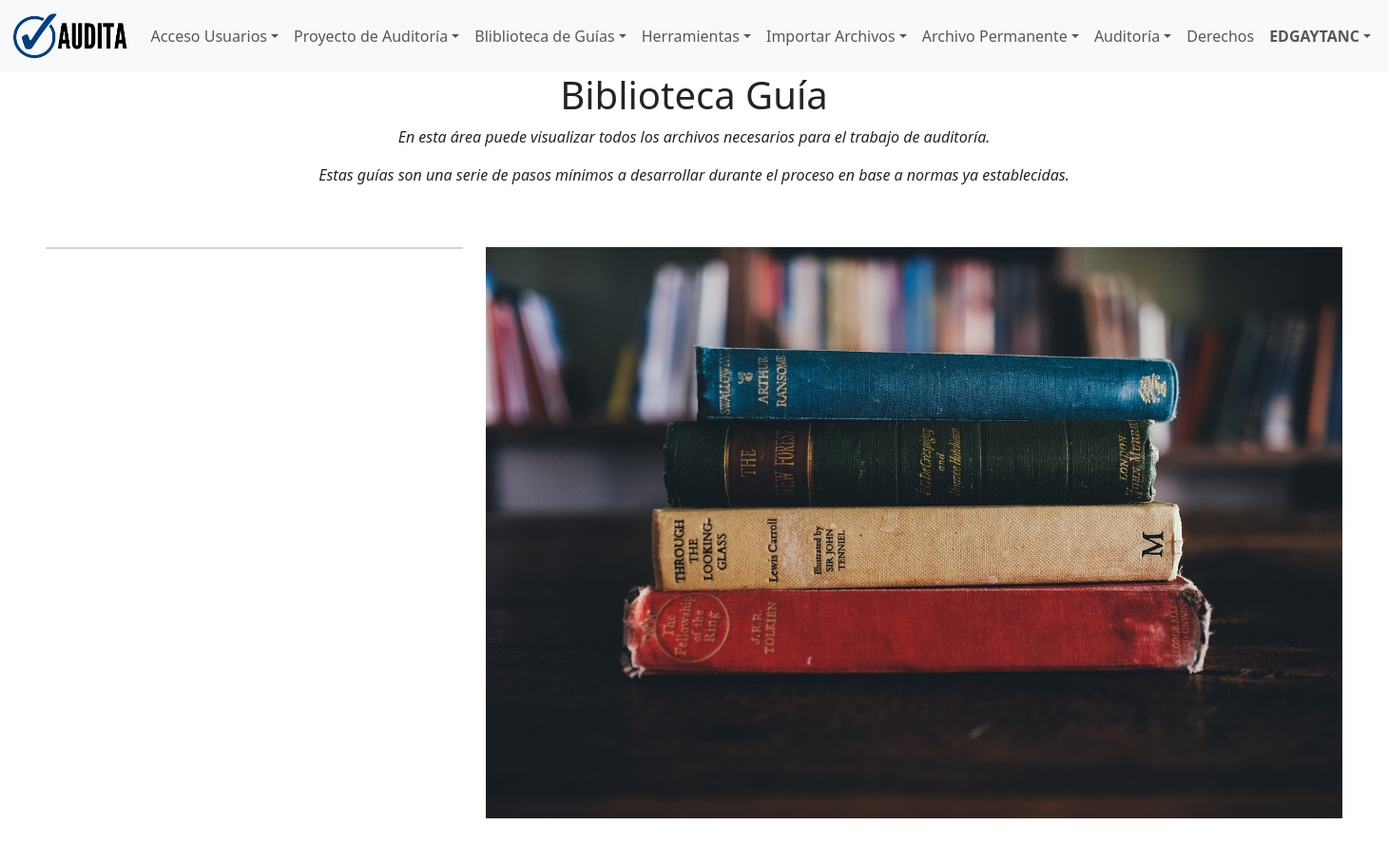
Before: /biblioteca/guias/ (signed in) with the older database file.
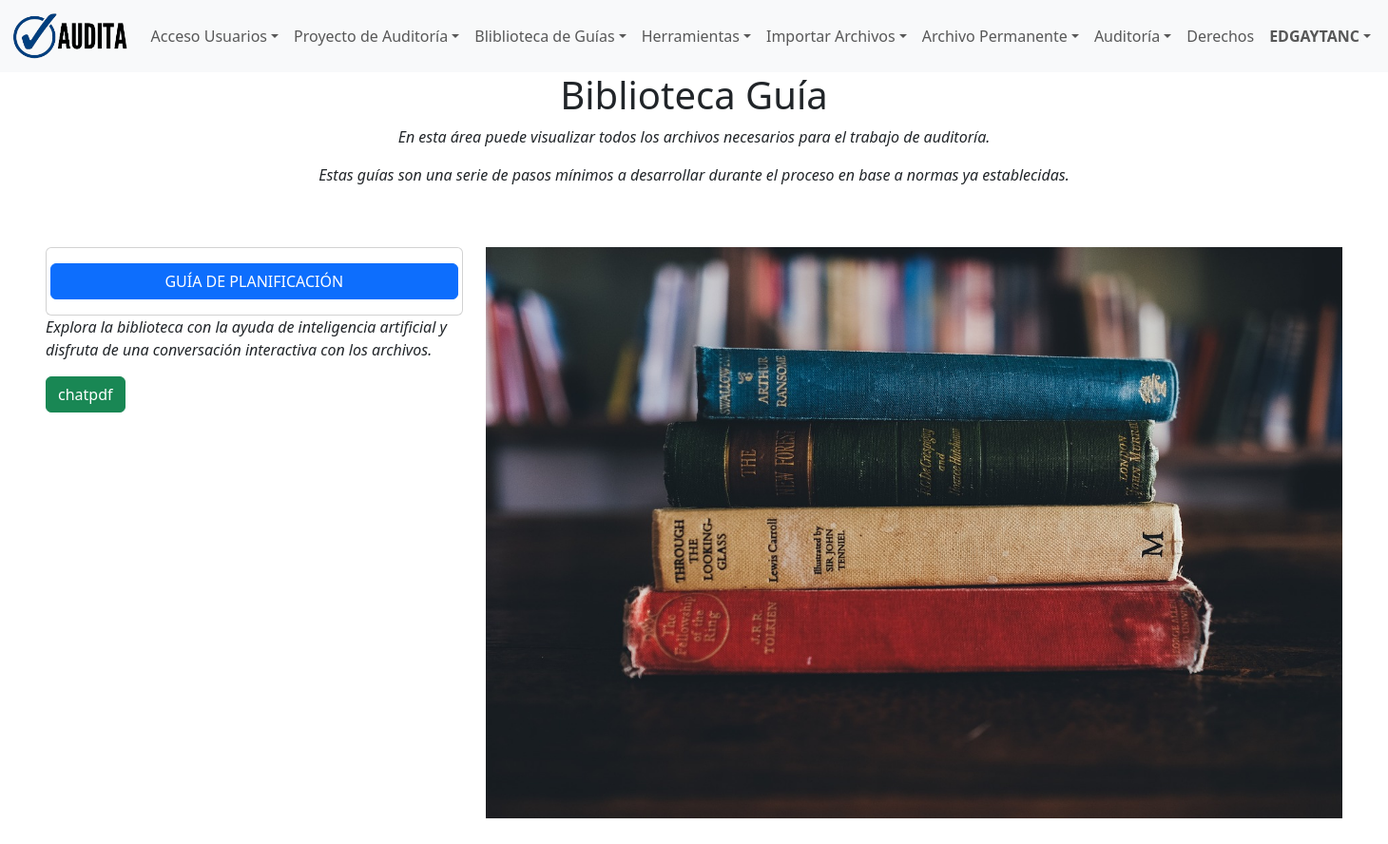
After: the same page with the newer database file.
### users/models.py (models this page shows, shortened)
class CustomUser(AbstractUser):
    is_activated = models.BooleanField(default=False)
    AUDITOR = 'auditor'
    SUPERVISOR = 'supervisor'
    JEFE_AUDITORIA = 'jefe_auditoria'
    ROLE_CHOICES = [
        (AUDITOR, 'Auditor'),
        (SUPERVISOR, 'Supervisor'),
        (JEFE_AUDITORIA, 'Jefe de Auditoria'),
    ]
    role = models.CharField(max_length=20, choices=ROLE_CHOICES, default=AUDITOR)
    groups = models.ManyToManyField(
        'auth.Group',
        verbose_name='groups',
        blank=True,
        help_text='The groups this user belongs to. A user will get all permissions granted to each of their groups.',
        related_query_name='user',
        related_name='customuser_set',  # Add this line
    )
    user_permissions = models.ManyToManyField(
        'auth.Permission',
        verbose_name='user permissions',
        blank=True,
        help_text='Specific permissions for this user.',
        related_query_name='user',
        related_name='customuser_set',  # Add this line
    )

### biblioteca/models.py (models this page shows, shortened)
class Archivo(models.Model):
    nombre = models.CharField(max_length=255)
    archivo_pdf = models.FileField(upload_to='archivos/pdf/')

### biblioteca/views.py (the view)
# urls.py: path('guias/',views.despliega_archivos,name='guias'),
@login_required
@entidad_requerida
def despliega_archivos(request):
    archivos = Archivo.objects.all()
    return render(request, 'biblioteca/guias.html',{'archivos':archivos})

### templates/biblioteca/guias.html (shortened to what this page needs)
{% extends 'layout/base.html' %}
{% load crispy_forms_tags %}
{% load static %}
{% block 'content' %}
<div class="row text-center">
    <div class="col">
        <h1>Biblioteca Guía</h1>
        <p class="fst-italic">En esta área puede visualizar todos los archivos
            necesarios para el trabajo de auditoría. </p>
        <p class="fst-italic">Estas guías son una serie de pasos mínimos a desarrollar durante el
            proceso en base a normas ya establecidas.</p>
    </div>
</div>
<div class="row p-5">
    <div class="col-sm-12 col-md-6 col-lg-4 col-xl-4">
        <div class="card">
        {% for archivo in archivos %}
          <div class="card-body">
            <div class="row">
            <a href="{{ archivo.archivo_pdf.url }}" target="_blank" class="btn btn-primary btn-block">GUÍA DE  {{ archivo.nombre|slice:": -4"|upper }}</a>
            </div>
          </div>
        {% endfor %}
        </div>
        {% if archivos %}
            <div>
                <p class="fst-italic">
                    Explora la biblioteca con la ayuda de inteligencia artificial y disfruta de una conversación interactiva con los archivos.
                </p>
                <a href="https://chatpdf.com" target="_blank" class="btn btn-success btn-block">chatpdf</a>
            </div>
        {% endif %}
    </div>
    <div class="col-sm-12 col-md-6 col-lg-8 col-xl-8 ">
        <img
            src="{% static 'img/biblioteca.jpg' %}"
            alt="Placeholder Image"
            class="img-fluid"
            />
    </div>
</div>
{% endblock 'content' %}

### templates/layout/base.html (shortened to what this page needs)
<!DOCTYPE html>
{% load static %}
<html lang="es">
<head>
    <link href="https://cdn.jsdelivr.net/npm/bootstrap@5.3.0-alpha1/dist/css/bootstrap.min.css" rel="stylesheet">
    <link rel="stylesheet" href="https://cdnjs.cloudflare.com/ajax/libs/font-awesome/5.15.3/css/all.min.css">
    <link rel="stylesheet" href="{% static 'css/styles.css' %}">
</head>
<body>
    {% include 'layout/partials/menu.html' %}
    <main>
        {% block 'content' %}
        {% endblock 'content' %}
    </main>
</body>
</html>

### templates/layout/partials/menu.html (shortened to what this page needs)
{% load static %}
<header>
    <nav class="navbar navbar-expand-lg navbar-light bg-light">
        <div class="container-fluid">
            <a class="navbar-brand" href="{% url 'index' %}"><img
                    src="{% static 'img/logo-horizontal-menu.png' %}" height="50" loading="lazy"
                    alt=""></a>
            <div class="collapse navbar-collapse" id="navbarNav">
                <ul class="navbar-nav">
                    <li class="nav-item dropdown">
                        <a class="nav-link dropdown-toggle" href="#"
                            role="button" data-bs-toggle="dropdown"
                            aria-expanded="false">Acceso Usuarios</a>
                    </li>
                    <li class="nav-item dropdown">
                        <a class="nav-link dropdown-toggle" href="#"
                            role="button" data-bs-toggle="dropdown"
                            aria-expanded="false">Proyecto de Auditoría</a>
                    </li>
                    <li class="nav-item dropdown">
                        <a class="nav-link dropdown-toggle" href="#"
                            role="button" data-bs-toggle="dropdown"
                            aria-expanded="false">Bliblioteca de Guías</a>
                    </li>
                    <li class="nav-item dropdown">
                        <a class="nav-link dropdown-toggle" href="#"
                            role="button" data-bs-toggle="dropdown"
                            aria-expanded="false">Herramientas</a>
                    </li>
                    <li class="nav-item dropdown">
                        <a class="nav-link dropdown-toggle" href="#"
                            role="button" data-bs-toggle="dropdown"
                            aria-expanded="false">Importar Archivos</a>
                    </li>
                    <li class="nav-item dropdown">
                        <a class="nav-link dropdown-toggle" href="{% url 'archivo' %}"
                            aria-expanded="false">Archivo Permanente</a>
                    </li>
                    <li class="nav-item dropdown">
                        <a class="nav-link dropdown-toggle" href="#"
                            role="button" data-bs-toggle="dropdown"
                            aria-expanded="false">Auditoría</a>
                    </li>
                    <li class="nav-item">
                        <a class="nav-link" href="{% url 'derechos' %}">Derechos</a>
                    </li>
                    <li class ="nav-item dropdown">
                        <a class ="nav-link dropdown-toggle" href="#"
                            role="button" data-bs-toggle="dropdown"
                            aria-expanded="false"><b>{{user.username|upper}}</b></a>
                    </li>
                </ul>
            </div>
        </div>
    </nav>
</header>

Changed rows visible on the page:
added Archivo: nombre "PLANIFICACIÓN"
Other visible differences:
text now shown: "Explora la biblioteca con la ayuda de inteligencia artificial y disfruta de una conversación interactiva con los archivos. chatpdf"
